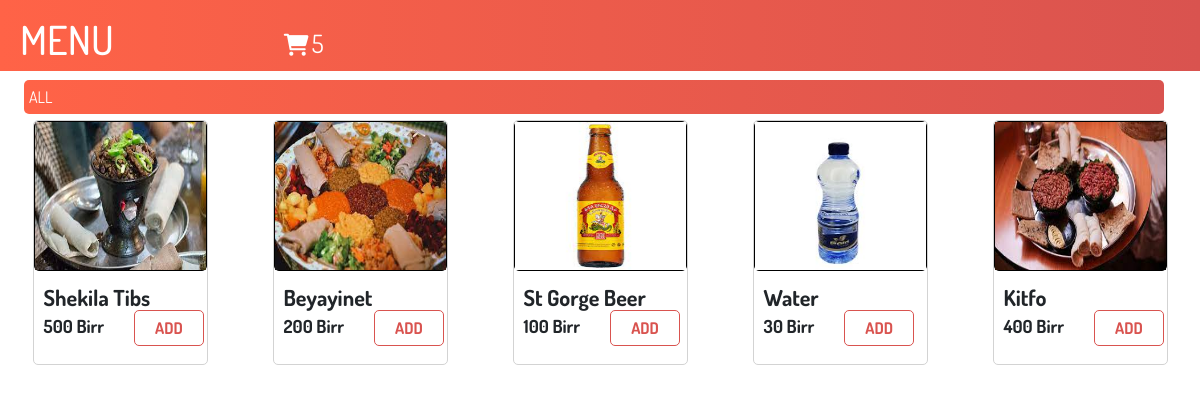
The page / on the database its author committed.
### tables this page shows
CREATE TABLE `menu` (
  `id` int(11) NOT NULL,
  `title` varchar(200) NOT NULL,
  `titledes` varchar(200) NOT NULL,
  `des` varchar(100) NOT NULL,
  `price` int(100) NOT NULL,
  `fastingor` varchar(100) NOT NULL,
  `foodor` varchar(100) NOT NULL,
  `portion` varchar(100) NOT NULL,
  `photo` varchar(100) NOT NULL
);

### index.php (the view, shortened to what this page needs)
 <?php require 'db.php';?>
<!DOCTYPE html>
<html>
<head>
	<link rel="stylesheet" type="text/css" href="index1.css">
  <link rel="stylesheet" href="https://maxcdn.bootstrapcdn.com/bootstrap/4.5.0/css/bootstrap.min.css">
    <link rel="stylesheet" type="text/css" href="https://stackpath.bootstrapcdn.com/font-awesome/4.7.0/css/font-awesome.min.css">
	<link rel="stylesheet" href="https://cdnjs.cloudflare.com/ajax/libs/font-awesome/6.0.0/css/all.min.css">
  <link rel="stylesheet" type="text/css" href="https://cdnjs.cloudflare.com/ajax/libs/OwlCarousel2/2.1.3/assets/owl.carousel.min.css" />
  <link rel="stylesheet" type="text/css" href="css/bootstrap.css" />
  <link href="https://cdn.jsdelivr.net/npm/bootstrap@5.0.2/dist/css/bootstrap.min.css" rel="stylesheet">
</head>
<body>
<header style="display:flex;">
<h1 > MENU</h1>
<a href="chart.php"><i class="fas fa-shopping-cart shopping-cart-icon"></i>
<span>
<?php
    $sql = "SELECT COUNT(*) as count FROM chart";
$result = $conn->query($sql);
if ($result->num_rows > 0) {
    $row = $result->fetch_assoc();
    $rowCount = $row['count'];
    echo $rowCount;
  }else{
    echo 0;
  }
                      ?>
</span></a>
</header>
<form>
<select id="selectOption" class="filter1">
	<option style="color: black;" selected>ALL</option>
</select>
</form>
<div id="result" style="display: inline-flex; margin-top: 110px; width:100%; flex-wrap: wrap;">
<?php
   				   $stmt= $conn->prepare("SELECT * FROM menu");
                   $stmt->execute();
                   $result =$stmt->get_result();
                     while($row= $result->fetch_assoc()){
                     	?>
<div class="food" >
	 <a href="#"> <div class="fphoto"><img src="<?= $row['photo']?>"></div></a>
	  	 <div class="ftitle" style="margin-left:10px; margin-bottom: -20px; margin-top: 10px;">
	  	 	<b><p style="font-size:22px;"><?= $row['title']?></p></b>
	  	 </div>
	     <div class="fprice" style="margin-left:10px;display: inline-flex;">
	  	 	 	<b><p style=" margin-top:3px; font-size:18px;"><?= $row['price']?> Birr</p></b>
	  	 	   <a onclick="addbutton(<?= $row['id']?>)"><button class="addbutton" >ADD</button></a>
	  	 	 </div>
</div>
<?php }?>
</div>
</body>
</html>

### index1.css (style rules this page uses)
* { font-family: dosis; }
header { color: white; font-family: dosis; width: 100%; min-height: 70px; background: linear-gradient(to right, #FF6347, #D9534F); position: fixed; }
header h1 { margin-left: 20px; padding-top: 15px; }
header a { color: white; padding-top: 25px; text-decoration: none; }
header i { margin-left: 170px; font-size: 22px; }
header span { font-size: 25px; }
.filter1 { position: fixed; margin-top: 80px; margin-bottom: 15px; width: 95%; margin-left: 2%; padding: 5px; color: white; appearance: none; -webkit-appearance: none; -moz-appearance: none; background: linear-gradient(to right, #FF6347, #D9534F); border: none; border-radius: 5px; cursor: pointer; }
.food { border:1px solid lightgray; height: 245px; width: 175px; margin: 10px auto ; border-radius: 5px; }
.fphoto { border-radius: 5px; border: 1px solid black; height: 150px; width: 100%; }
.fphoto img { width: 100%; height: 100%; display: block; }
.addbutton { margin-left: 30px; text-decoration: none; color: #D9534F; border:1px solid #D9534F; border-radius: 5px; background: none; padding: 5px 20px; font-weight: bold; }

### rows shown on the page
menu: photo (picture), title "Shekila Tibs", price "500"
menu: photo (picture), title "Beyayinet", price "200"
menu: photo (picture), title "St Gorge Beer", price "100"
menu: photo (picture), title "Water", price "30"
menu: photo (picture), title "Kitfo", price "400"

### other values the page prints
$rowCount "5"
